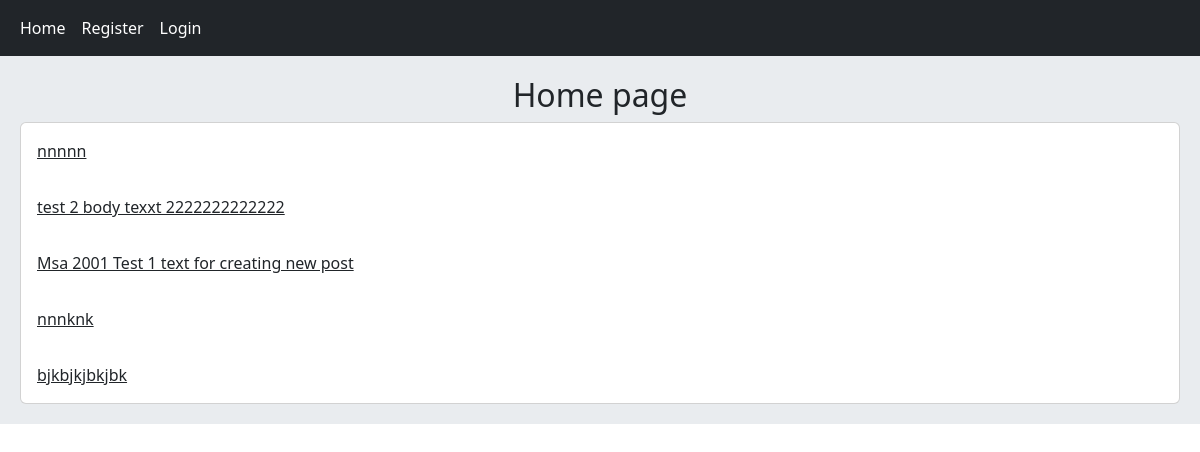
The page / on the database its author committed.
### home/models.py (models this page shows, shortened)
class Post(models.Model):
    user = models.ForeignKey(User, on_delete=models.CASCADE)
    title = models.CharField(max_length=50)
    body = models.TextField(max_length=1000)
    slug = models.SlugField()
    created = models.DateTimeField(auto_now_add=True)
    updated = models.DateTimeField(auto_now=True)
    def get_absolute_url(self):
        return reverse('home:post_detail', args=[self.id, self.slug])

### home/views.py (the view)
# urls.py: path('', views.HomeView.as_view(), name='home'),
class HomeView(View):
    def get(self, request):
        posts = Post.objects.all()
        return render(request, 'home/index.html', {'posts': posts})

### home/templates/home/index.html
{% extends 'base.html' %}
{% block content %}
    <h2 class="text-center">Home page</h2>
    <div class="card">
    {% for post in posts %}
        <a class="card-body" href="{{ post.get_absolute_url }}">{{ post.body|truncatewords:10 }}</a>
    {% endfor %}
    </div>
{% endblock %}

### rows shown on the page
Post: body "nnnnn"
Post: body "test 2 body texxt 2222222222222"
Post: body "Msa 2001 Test 1 text for creating new post"
Post: body "nnnknk"
Post: body "bjkbjkjbkjbk"
